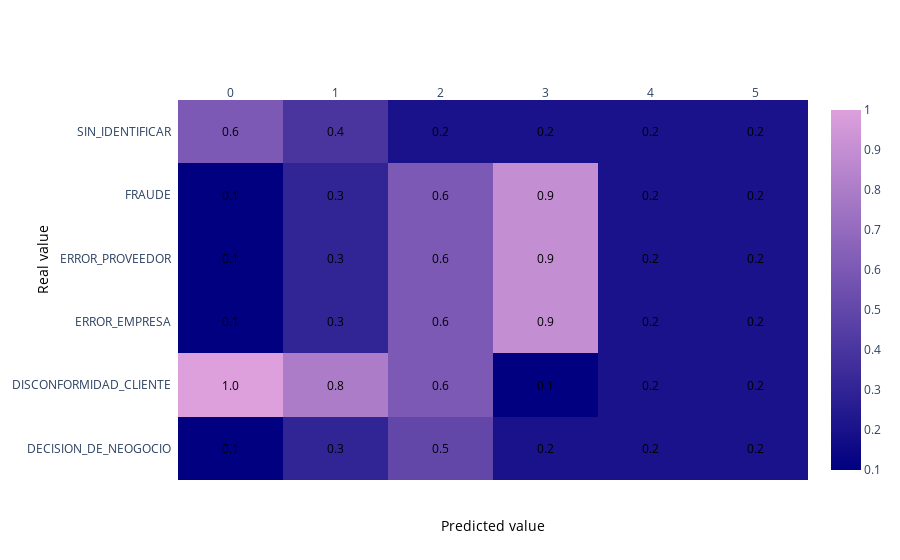

Notebook cell for this chart:
### Code cell
import plotly.figure_factory as ff

z = [[0.1, 0.3, 0.5, 0.2, 0.2, 0.2],
     [1.0, 0.8, 0.6, 0.1, 0.2, 0.2],
     [0.1, 0.3, 0.6, 0.9, 0.2, 0.2],
     [0.1, 0.3, 0.6, 0.9, 0.2, 0.2],
     [0.1, 0.3, 0.6, 0.9, 0.2, 0.2],
     [0.6, 0.4, 0.2, 0.2, 0.2, 0.2]]

x = [0,1,2,3,4,5]
y =  ['DECISION_DE_NEOGOCIO','DISCONFORMIDAD_CLIENTE','ERROR_EMPRESA','ERROR_PROVEEDOR','FRAUDE','SIN_IDENTIFICAR']

# change each element of z to type string for annotations
z_text = [[str(y) for y in x] for x in z]

colorscale = [[0, 'navy'], [1, 'plum']]
# set up figure 

fig = ff.create_annotated_heatmap(z, x=x, y=y, annotation_text=z_text,colorscale=colorscale)

# add title
fig.update_layout(
                  #xaxis = dict(title='x'),
                  #yaxis = dict(title='x')
                 )

# add custom xaxis title
fig.add_annotation(dict(font=dict(color="black",size=14),
                        x=0.5,
                        y=-0.15,
                        showarrow=False,
                        text="Predicted value",
                        xref="paper",
                        yref="paper"))

# add custom yaxis title
fig.add_annotation(dict(font=dict(color="black",size=14),
                        x=-0.20,
                        y=0.5,
                        text="Real value",
                        textangle=-90,
                        xref="paper",
                        yref="paper"))



# add colorbar
fig['data'][0]['showscale'] = True
fig.show()

### Figure 1 — Plotly figure (JSON) as saved in the notebook; plotly's stock layout.template omitted (floating-point values rounded to 4 significant figures)
{"data": [{"colorscale": [[0, "navy"], [1, "plum"]], "reversescale": false, "showscale": true, "type": "heatmap", "x": [0, 1, 2, 3, 4, 5], "y": ["DECISION_DE_NEOGOCIO", "DISCONFORMIDAD_CLIENTE", "ERROR_EMPRESA", "ERROR_PROVEEDOR", "FRAUDE", "SIN_IDENTIFICAR"], "z": [[0.1, 0.3, 0.5, 0.2, 0.2, 0.2], [1, 0.8, 0.6, 0.1, 0.2, 0.2], [0.1, 0.3, 0.6, 0.9, 0.2, 0.2], [0.1, 0.3, 0.6, 0.9, 0.2, 0.2], [0.1, 0.3, 0.6, 0.9, 0.2, 0.2], [0.6, 0.4, 0.2, 0.2, 0.2, 0.2]]}], "layout": {"annotations": [{"font": {"color": "#000000"}, "showarrow": false, "text": "0.1", "x": 0, "xref": "x", "y": "DECISION_DE_NEOGOCIO", "yref": "y"}, {"font": {"color": "#000000"}, "showarrow": false, "text": "0.3", "x": 1, "xref": "x", "y": "DECISION_DE_NEOGOCIO", "yref": "y"}, {"font": {"color": "#000000"}, "showarrow": false, "text": "0.5", "x": 2, "xref": "x", "y": "DECISION_DE_NEOGOCIO", "yref": "y"}, {"font": {"color": "#000000"}, "showarrow": false, "text": "0.2", "x": 3, "xref": "x", "y": "DECISION_DE_NEOGOCIO", "yref": "y"}, {"font": {"color": "#000000"}, "showarrow": false, "text": "0.2", "x": 4, "xref": "x", "y": "DECISION_DE_NEOGOCIO", "yref": "y"}, {"font": {"color": "#000000"}, "showarrow": false, "text": "0.2", "x": 5, "xref": "x", "y": "DECISION_DE_NEOGOCIO", "yref": "y"}, {"font": {"color": "#000000"}, "showarrow": false, "text": "1.0", "x": 0, "xref": "x", "y": "DISCONFORMIDAD_CLIENTE", "yref": "y"}, {"font": {"color": "#000000"}, "showarrow": false, "text": "0.8", "x": 1, "xref": "x", "y": "DISCONFORMIDAD_CLIENTE", "yref": "y"}, {"font": {"color": "#000000"}, "showarrow": false, "text": "0.6", "x": 2, "xref": "x", "y": "DISCONFORMIDAD_CLIENTE", "yref": "y"}, {"font": {"color": "#000000"}, "showarrow": false, "text": "0.1", "x": 3, "xref": "x", "y": "DISCONFORMIDAD_CLIENTE", "yref": "y"}, {"font": {"color": "#000000"}, "showarrow": false, "text": "0.2", "x": 4, "xref": "x", "y": "DISCONFORMIDAD_CLIENTE", "yref": "y"}, {"font": {"color": "#000000"}, "showarrow": false, "text": "0.2", "x": 5, "xref": "x", "y": "DISCONFORMIDAD_CLIENTE", "yref": "y"}, {"font": {"color": "#000000"}, "showarrow": false, "text": "0.1", "x": 0, "xref": "x", "y": "ERROR_EMPRESA", "yref": "y"}, {"font": {"color": "#000000"}, "showarrow": false, "text": "0.3", "x": 1, "xref": "x", "y": "ERROR_EMPRESA", "yref": "y"}, {"font": {"color": "#000000"}, "showarrow": false, "text": "0.6", "x": 2, "xref": "x", "y": "ERROR_EMPRESA", "yref": "y"}, {"font": {"color": "#000000"}, "showarrow": false, "text": "0.9", "x": 3, "xref": "x", "y": "ERROR_EMPRESA", "yref": "y"}, {"font": {"color": "#000000"}, "showarrow": false, "text": "0.2", "x": 4, "xref": "x", "y": "ERROR_EMPRESA", "yref": "y"}, {"font": {"color": "#000000"}, "showarrow": false, "text": "0.2", "x": 5, "xref": "x", "y": "ERROR_EMPRESA", "yref": "y"}, {"font": {"color": "#000000"}, "showarrow": false, "text": "0.1", "x": 0, "xref": "x", "y": "ERROR_PROVEEDOR", "yref": "y"}, {"font": {"color": "#000000"}, "showarrow": false, "text": "0.3", "x": 1, "xref": "x", "y": "ERROR_PROVEEDOR", "yref": "y"}, {"font": {"color": "#000000"}, "showarrow": false, "text": "0.6", "x": 2, "xref": "x", "y": "ERROR_PROVEEDOR", "yref": "y"}, {"font": {"color": "#000000"}, "showarrow": false, "text": "0.9", "x": 3, "xref": "x", "y": "ERROR_PROVEEDOR", "yref": "y"}, {"font": {"color": "#000000"}, "showarrow": false, "text": "0.2", "x": 4, "xref": "x", "y": "ERROR_PROVEEDOR", "yref": "y"}, {"font": {"color": "#000000"}, "showarrow": false, "text": "0.2", "x": 5, "xref": "x", "y": "ERROR_PROVEEDOR", "yref": "y"}, {"font": {"color": "#000000"}, "showarrow": false, "text": "0.1", "x": 0, "xref": "x", "y": "FRAUDE", "yref": "y"}, {"font": {"color": "#000000"}, "showarrow": false, "text": "0.3", "x": 1, "xref": "x", "y": "FRAUDE", "yref": "y"}, {"font": {"color": "#000000"}, "showarrow": false, "text": "0.6", "x": 2, "xref": "x", "y": "FRAUDE", "yref": "y"}, {"font": {"color": "#000000"}, "showarrow": false, "text": "0.9", "x": 3, "xref": "x", "y": "FRAUDE", "yref": "y"}, {"font": {"color": "#000000"}, "showarrow": false, "text": "0.2", "x": 4, "xref": "x", "y": "FRAUDE", "yref": "y"}, {"font": {"color": "#000000"}, "showarrow": false, "text": "0.2", "x": 5, "xref": "x", "y": "FRAUDE", "yref": "y"}, {"font": {"color": "#000000"}, "showarrow": false, "text": "0.6", "x": 0, "xref": "x", "y": "SIN_IDENTIFICAR", "yref": "y"}, {"font": {"color": "#000000"}, "showarrow": false, "text": "0.4", "x": 1, "xref": "x", "y": "SIN_IDENTIFICAR", "yref": "y"}, {"font": {"color": "#000000"}, "showarrow": false, "text": "0.2", "x": 2, "xref": "x", "y": "SIN_IDENTIFICAR", "yref": "y"}, {"font": {"color": "#000000"}, "showarrow": false, "text": "0.2", "x": 3, "xref": "x", "y": "SIN_IDENTIFICAR", "yref": "y"}, {"font": {"color": "#000000"}, "showarrow": false, "text": "0.2", "x": 4, "xref": "x", "y": "SIN_IDENTIFICAR", "yref": "y"}, {"font": {"color": "#000000"}, "showarrow": false, "text": "0.2", "x": 5, "xref": "x", "y": "SIN_IDENTIFICAR", "yref": "y"}, {"font": {"color": "black", "size": 14}, "showarrow": false, "text": "Predicted value", "x": 0.5, "xref": "paper", "y": -0.15, "yref": "paper"}, {"font": {"color": "black", "size": 14}, "text": "Real value", "textangle": -90, "x": -0.2, "xref": "paper", "y": 0.5, "yref": "paper"}], "xaxis": {"dtick": 1, "gridcolor": "rgb(0, 0, 0)", "side": "top", "ticks": ""}, "yaxis": {"dtick": 1, "ticks": "", "ticksuffix": "  "}}}
